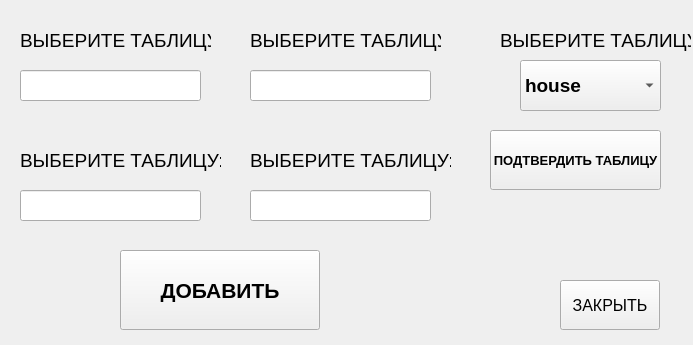
<?xml version="1.0" encoding="UTF-8"?>
<ui version="4.0">
 <class>addwindow</class>
 <widget class="QWidget" name="addwindow">
  <property name="geometry">
   <rect>
    <x>0</x>
    <y>0</y>
    <width>693</width>
    <height>345</height>
   </rect>
  </property>
  <property name="windowTitle">
   <string>Add</string>
  </property>
  <widget class="QComboBox" name="comboBox">
   <property name="geometry">
    <rect>
     <x>520</x>
     <y>60</y>
     <width>141</width>
     <height>51</height>
    </rect>
   </property>
   <property name="font">
    <font>
     <pointsize>14</pointsize>
     <bold>true</bold>
    </font>
   </property>
   <item>
    <property name="text">
     <string>house</string>
    </property>
   </item>
   <item>
    <property name="text">
     <string>customer</string>
    </property>
   </item>
   <item>
    <property name="text">
     <string> booking</string>
    </property>
   </item>
  </widget>
  <widget class="QLabel" name="label_box">
   <property name="geometry">
    <rect>
     <x>500</x>
     <y>30</y>
     <width>191</width>
     <height>21</height>
    </rect>
   </property>
   <property name="font">
    <font>
     <pointsize>14</pointsize>
    </font>
   </property>
   <property name="text">
    <string>ВЫБЕРИТЕ ТАБЛИЦУ:</string>
   </property>
  </widget>
  <widget class="QLabel" name="box_1">
   <property name="geometry">
    <rect>
     <x>20</x>
     <y>30</y>
     <width>191</width>
     <height>21</height>
    </rect>
   </property>
   <property name="font">
    <font>
     <pointsize>14</pointsize>
    </font>
   </property>
   <property name="text">
    <string>ВЫБЕРИТЕ ТАБЛИЦУ:</string>
   </property>
  </widget>
  <widget class="QLabel" name="box_2">
   <property name="geometry">
    <rect>
     <x>250</x>
     <y>30</y>
     <width>191</width>
     <height>21</height>
    </rect>
   </property>
   <property name="font">
    <font>
     <pointsize>14</pointsize>
    </font>
   </property>
   <property name="text">
    <string>ВЫБЕРИТЕ ТАБЛИЦУ:</string>
   </property>
  </widget>
  <widget class="QLabel" name="box_3">
   <property name="geometry">
    <rect>
     <x>20</x>
     <y>150</y>
     <width>201</width>
     <height>21</height>
    </rect>
   </property>
   <property name="font">
    <font>
     <pointsize>14</pointsize>
    </font>
   </property>
   <property name="text">
    <string>ВЫБЕРИТЕ ТАБЛИЦУ:</string>
   </property>
  </widget>
  <widget class="QLabel" name="box_4">
   <property name="geometry">
    <rect>
     <x>250</x>
     <y>150</y>
     <width>201</width>
     <height>21</height>
    </rect>
   </property>
   <property name="font">
    <font>
     <pointsize>14</pointsize>
    </font>
   </property>
   <property name="text">
    <string>ВЫБЕРИТЕ ТАБЛИЦУ:</string>
   </property>
  </widget>
  <widget class="QLineEdit" name="lineEdit">
   <property name="geometry">
    <rect>
     <x>20</x>
     <y>70</y>
     <width>181</width>
     <height>31</height>
    </rect>
   </property>
   <property name="font">
    <font>
     <pointsize>14</pointsize>
     <bold>true</bold>
    </font>
   </property>
   <property name="text">
    <string/>
   </property>
  </widget>
  <widget class="QLineEdit" name="lineEdit_2">
   <property name="geometry">
    <rect>
     <x>250</x>
     <y>70</y>
     <width>181</width>
     <height>31</height>
    </rect>
   </property>
   <property name="font">
    <font>
     <pointsize>14</pointsize>
     <bold>true</bold>
    </font>
   </property>
   <property name="text">
    <string/>
   </property>
  </widget>
  <widget class="QLineEdit" name="lineEdit_3">
   <property name="geometry">
    <rect>
     <x>20</x>
     <y>190</y>
     <width>181</width>
     <height>31</height>
    </rect>
   </property>
   <property name="font">
    <font>
     <pointsize>14</pointsize>
     <bold>true</bold>
    </font>
   </property>
   <property name="text">
    <string/>
   </property>
  </widget>
  <widget class="QLineEdit" name="lineEdit_4">
   <property name="geometry">
    <rect>
     <x>250</x>
     <y>190</y>
     <width>181</width>
     <height>31</height>
    </rect>
   </property>
   <property name="font">
    <font>
     <pointsize>14</pointsize>
     <bold>true</bold>
    </font>
   </property>
   <property name="text">
    <string/>
   </property>
  </widget>
  <widget class="QPushButton" name="addbutton">
   <property name="geometry">
    <rect>
     <x>490</x>
     <y>130</y>
     <width>171</width>
     <height>60</height>
    </rect>
   </property>
   <property name="font">
    <font>
     <pointsize>10</pointsize>
     <bold>true</bold>
    </font>
   </property>
   <property name="text">
    <string>ПОДТВЕРДИТЬ ТАБЛИЦУ</string>
   </property>
  </widget>
  <widget class="QPushButton" name="backbutton">
   <property name="geometry">
    <rect>
     <x>560</x>
     <y>280</y>
     <width>100</width>
     <height>50</height>
    </rect>
   </property>
   <property name="font">
    <font>
     <pointsize>12</pointsize>
    </font>
   </property>
   <property name="text">
    <string>ЗАКРЫТЬ</string>
   </property>
  </widget>
  <widget class="QPushButton" name="addButton_2">
   <property name="geometry">
    <rect>
     <x>120</x>
     <y>250</y>
     <width>200</width>
     <height>80</height>
    </rect>
   </property>
   <property name="font">
    <font>
     <pointsize>16</pointsize>
     <bold>true</bold>
    </font>
   </property>
   <property name="text">
    <string>ДОБАВИТЬ</string>
   </property>
  </widget>
 </widget>
 <resources/>
 <connections/>
</ui>
